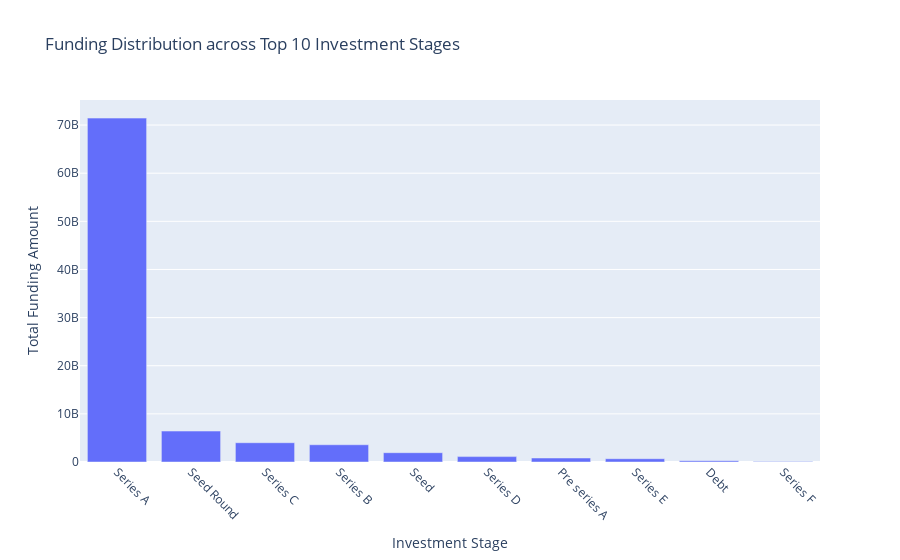

Notebook source saved alongside this figure:
### Markdown cell above
3.Stage Analysis: What is the distribution of funding across different investment stages (e.g., Pre-seed, Seed, Series A)?

### Code cell
# Calculate total funding amount for each investment stage
total_funding_by_stage = df_combined.groupby('Stage')['Amount'].sum().reset_index()

# Sort the investment stages by total funding amount in descending order
total_funding_by_stage = total_funding_by_stage.sort_values('Amount', ascending=False)

# Print the investment stages by total funding amount
print("Investment Stages by Total Funding Amount:")
print(total_funding_by_stage)

# Select the top 10 stages
top_10_stages = total_funding_by_stage.head(10)

# Visualize the funding distribution across the top 10 investment stages
fig = px.bar(top_10_stages, x='Stage', y='Amount',
             title='Funding Distribution across Top 10 Investment Stages',
             labels={'Stage': 'Investment Stage', 'Amount': 'Total Funding Amount'})

# Rotate the x-axis tick labels
fig.update_xaxes(tickangle=45)

# Show the plot
fig.show()

### Figure 1 — Plotly figure (JSON) as saved in the notebook; plotly's stock layout.template omitted (floating-point values rounded to 4 significant figures)
{"data": [{"alignmentgroup": "True", "hovertemplate": "Investment Stage=%{x}<br>Total Funding Amount=%{y}<extra></extra>", "legendgroup": "", "marker": {"color": "#636efa", "pattern": {"shape": ""}}, "name": "", "offsetgroup": "", "orientation": "v", "showlegend": false, "textposition": "auto", "type": "bar", "x": ["Series A", "Seed Round", "Series C", "Series B", "Seed", "Series D", "Pre series A", "Series E", "Debt", "Series F"], "xaxis": "x", "y": [71447421300, 6426294000, 4003704528, 3581615746, 1934018200, 1118370000, 831555000, 678453000, 258232000, 103200000], "yaxis": "y"}], "layout": {"barmode": "relative", "legend": {"tracegroupgap": 0}, "title": {"text": "Funding Distribution across Top 10 Investment Stages"}, "xaxis": {"anchor": "y", "domain": [0, 1], "tickangle": 45, "title": {"text": "Investment Stage"}}, "yaxis": {"anchor": "x", "domain": [0, 1], "title": {"text": "Total Funding Amount"}}}}
